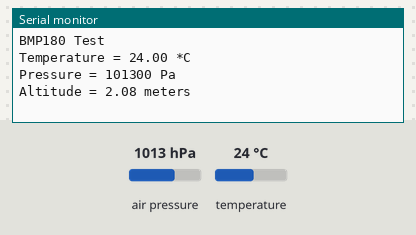
This sketch was run on a simulated Arduino Uno, built with avr-gcc and run on an emulated ATmega328P. Parts: the last lines printed to the serial monitor. Inputs (shaded band) come from the test bench; at power-on: air pressure 1013 hPa, temperature 24 °C.

Above: at 1.2 s.
1.3 s: air pressure set to 952 hPa
At 2.7 s:
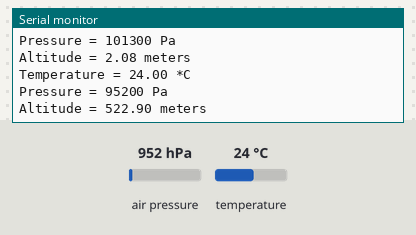
3.6 s: temperature set to 12 °C
At 4.5 s:
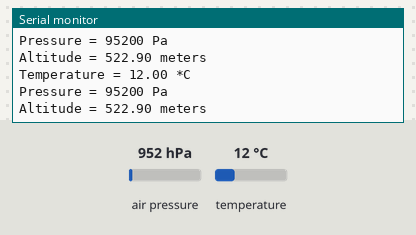
5.9 s: air pressure set to 975 hPa
At 7.5 s:
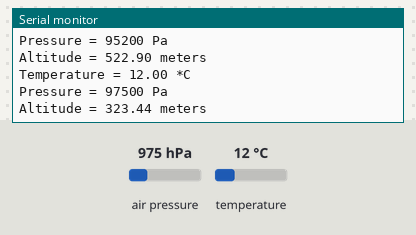
Timing chart, 0 to 9.0 s (numbered marks = the images above; inputs shaded):
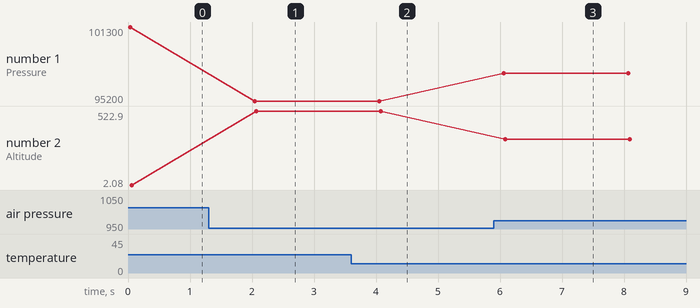

Measured:
- after the input at 1.3 s, the serial monitor: prints a new line after 0.75 s (image 1)
- after the input at 3.6 s, the serial monitor: prints a new line after 0.43 s (image 2)
- after the input at 5.9 s, the serial monitor: prints a new line after 0.16 s (image 3)
- plotted number 1: 101300 → 95200 after the input at 1.3 s, 95200 → 97500 after the input at 5.9 s
- plotted number 2: 2.08 → 522.9 after the input at 1.3 s, 522.9 → 323.44 after the input at 5.9 s

The sketch:

bmp085_cubesat.ino
```cpp
#include <Wire.h>
#include <Adafruit_Sensor.h>
#include <Adafruit_BMP085.h>

// Create an Adafruit_BMP085 object
Adafruit_BMP085 bmp;

void setup() {
  Serial.begin(9600);
  Serial.println(F("BMP180 Test"));

  // Check if the sensor is connected. If not, halt the program.
  if (!bmp.begin()) {
    Serial.println(F("Could not find a valid BMP085 sensor, check wiring!"));
    while (1) {}
  }
}

void loop() {
  // Read and print the temperature in Celsius
  Serial.print(F("Temperature = "));
  Serial.print(bmp.readTemperature());
  Serial.println(F(" *C"));

  // Read and print the pressure in Pascals
  Serial.print(F("Pressure = "));
  Serial.print(bmp.readPressure());
  Serial.println(F(" Pa"));

  // Read and print the altitude in meters
  Serial.print(F("Altitude = "));
  Serial.print(bmp.readAltitude());
  Serial.println(F(" meters"));

  Serial.println(); // Add a blank line for readability
  delay(2000); // Wait for 2 seconds before the next reading
}
```
